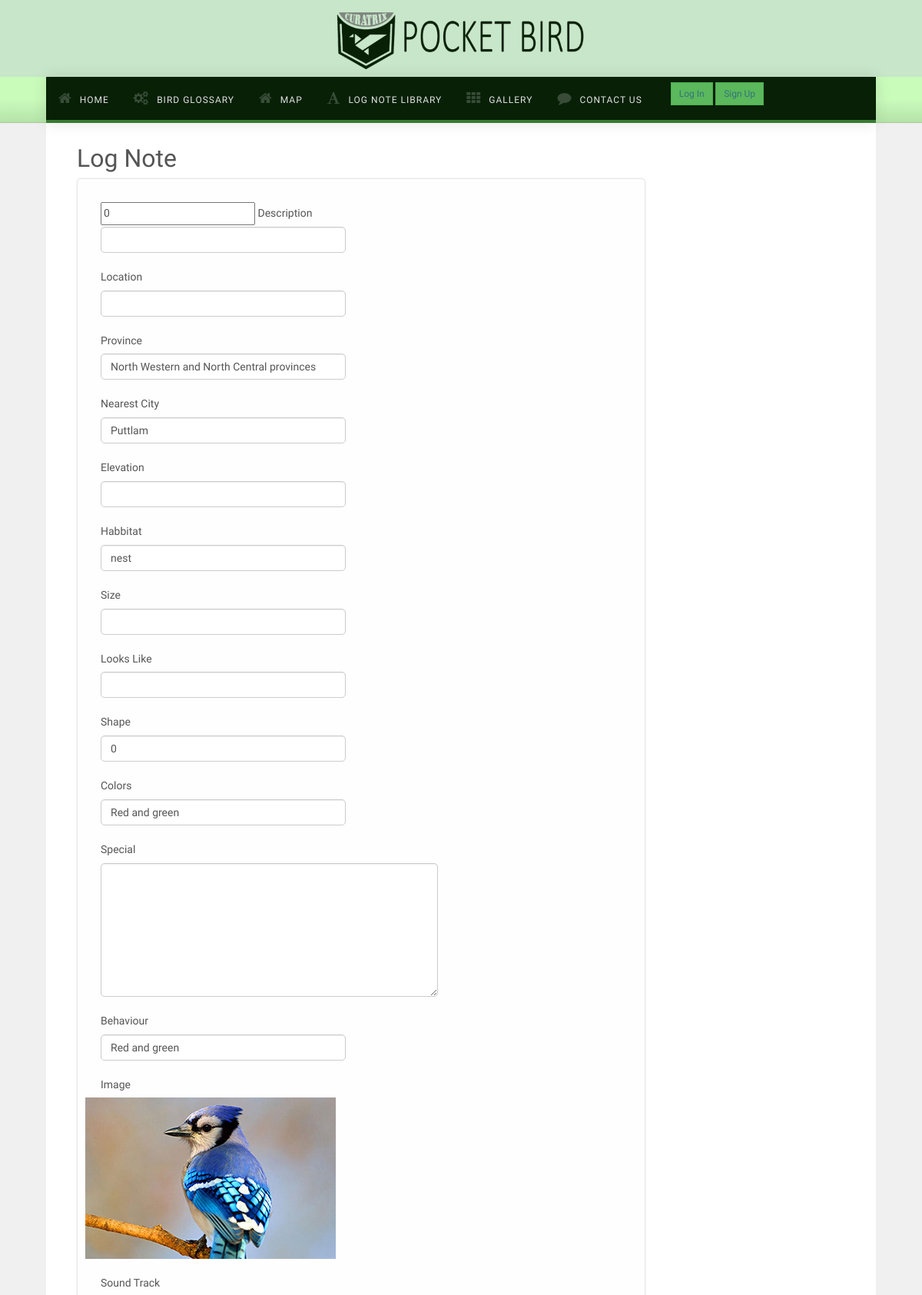
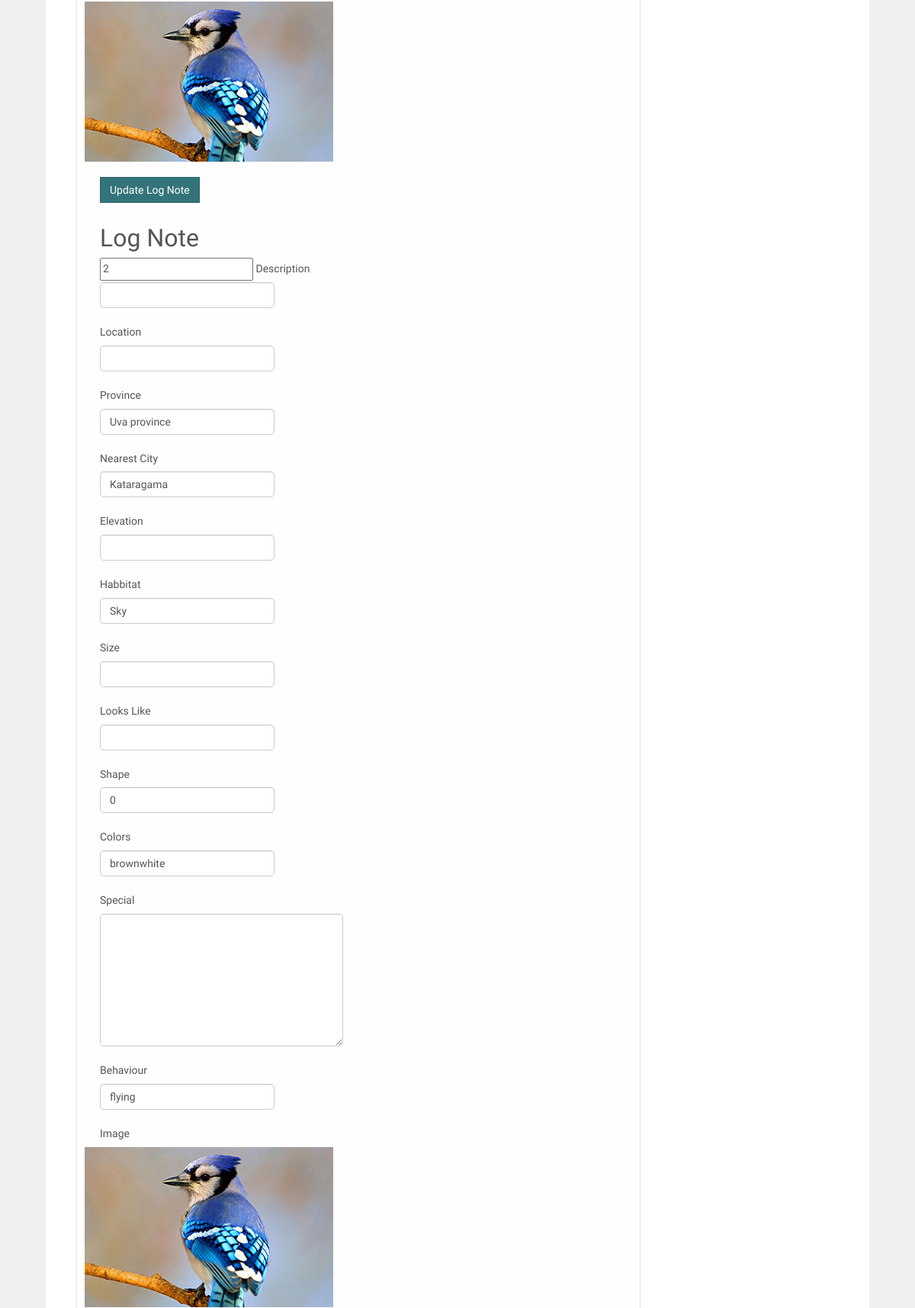
/index.php/lognote_controller/display_all_lognote (upper part), run on the app's committed database (2 pictures, top to bottom).
### tables this page shows
CREATE TABLE `log_note_detail` (
  `note_ID` int(100) NOT NULL,
  `user_ID` int(200) NOT NULL,
  `image_ID` varchar(200) NOT NULL,
  `shape` int(200) NOT NULL,
  `date` date NOT NULL,
  `time` time NOT NULL,
  `province` varchar(50) NOT NULL,
  `village` varchar(100) NOT NULL,
  `exact_location` varchar(250) NOT NULL,
  `nearest_city` varchar(200) NOT NULL,
  `longitude` decimal(8,6) NOT NULL,
  `latitude` decimal(8,6) NOT NULL,
  `confidence level` int(3) DEFAULT NULL,
  `habbitat` varchar(200) NOT NULL,
  `name` varchar(500) NOT NULL,
  `size` varchar(200) NOT NULL,
  `looks_like` varchar(200) NOT NULL,
  `colors` varchar(200) NOT NULL,
  `behaviour` varchar(500) NOT NULL,
  `Description` varchar(500) DEFAULT NULL,
  `track_ID` varchar(200) NOT NULL,
  `viewed` tinyint(1) NOT NULL,
  `approved` tinyint(1) NOT NULL
);

### application/controllers/lognote_controller.php (called while the page is built, shortened)
<?php
class lognote_controller extends CI_Controller {
    public function display_all_lognote(){
        $this->load->model('lognote_model');
        $lognote['lognote'] = $this->lognote_model->get_all_lognote();
        $this->load->view('lognote_form',$lognote);
    }
}

### index.php (called while the page is built, shortened)
<?php
require_once BASEPATH.'core/CodeIgniter.php';

### application/models/lognote_model.php (called while the page is built, shortened)
<?php
class lognote_model extends CI_Model  {
    public function get_all_lognote(){
        $query = $this->db->get("log_note_detail");
        return $query->result();
    }
}
?>

### application/views/lognote_form.php (the view, shortened to what this page needs)
<!DOCTYPE html>
<html lang="en">
<head>
    <link rel="stylesheet" href="<?php echo base_url(); ?>css/bootstrap.css" rel="stylesheet">
    <link rel="stylesheet" href="<?php echo base_url(); ?>css/animate.css" rel="stylesheet">
    <link rel="stylesheet" href="<?php echo base_url(); ?>css/font-awesome.css" rel="stylesheet">
    <link rel="stylesheet" href="<?php echo base_url(); ?>css/nexus.css" rel="stylesheet">
    <link rel="stylesheet" href="<?php echo base_url(); ?>css/responsive.css" rel="stylesheet">
    <link rel="stylesheet" href="<?php echo base_url(); ?>css/custom.css" rel="stylesheet">
</head>
<body>
<div id="body-bg">
    <div id="header">
        <div class="container">
            <div class="row">
                <div class="logo">
                    <a href="index.html">
                        <img src="<?php echo base_url(); ?>img/applogo.png" alt="Logo"  height="100"  >                            </a>
                </div>
            </div>
        </div>
    </div>
    <div id="hornav" class="bottom-border-shadow">
        <div class="container no-padding border-bottom">
            <div class="row">
                <div class="visible-lg">
                    <ul id="hornavmenu" class="nav navbar-nav">
                        <li>
                            <a href="<?php echo base_url(); ?>page_nav_controller/goto_home" class="fa-home active">Home</a>
                        </li>
                        <li>
                            <a href="<?php echo base_url(); ?>page_nav_controller/goto_bird_glossary" class="fa-gears ">Bird Glossary</a>
                        <li>
                            <a href="<?php echo base_url(); ?>page_nav_controller/goto_map" class="fa-home active">Map</a>
                        </li>
                        <li>
                            <span class="fa-font ">Log Note Library</span>
                        </li><li>
                            <a href="<?php echo base_url(); ?>page_nav_controller/goto_gallery" class="fa-th ">Gallery</a>
                        </li>
                        <li>
                            <a href="<?php echo base_url(); ?>page_nav_controller/goto_contact" class="fa-comment ">Contact Us</a>
                        </li>
                        <?php if ($this->session->has_userdata('username')) { ?>
                            <div class="login btn padding-horiz-20">
                                <p><?php echo $this->session->userdata('username') ?></p>
                                <button type="button" class="btn btn-success btn-sm"><a
                                        href="<?php echo base_url(); ?>sign_up_controller/logout">LogOut</a></button>
                            </div>
                        <?php } else { ?>
                            <div class="login btn padding-horiz-20">
                                <button type="button" class="btn btn-success btn-sm"><a
                                        href="<?php echo base_url(); ?>page_nav_controller/goto_login">Log In</a></button>
                                <button type="button" class="btn btn-success btn-sm"><a
                                        href="<?php echo base_url(); ?>page_nav_controller/goto_signup">Sign Up</a></button>
                            </div>
                        <?php } ?>
                    </ul>
                </div>
            </div>
        </div>
    </div>
        <div class="container background-white">
            <?php
            foreach($lognote as $bla){?>
            <div class="row margin-vert-30">
                <div class="col-md-9">
                    <div class="headline">
                        <h2>Log Note</h2>
                    </div>
                    <form class="login-page" method="post" action="<?php echo base_url(); ?>lognote_controller/update_lognote">
                        <input type="text" name="note_ID" value="<?php echo $bla->note_ID;?>">
                        <label>Description</label>
                        <div class="row margin-bottom-20">
                            <div class="col-md-6 col-md-offset-0">
                                <input class="form-control" type="text" name="name" value="<?php echo $bla->name;?>">
                            </div>
                        </div>
                        <label>Location</label>
                        <div class="row margin-bottom-20">
                            <div class="col-md-6 col-md-offset-0">
                                <input class="form-control" type="text" name="exact_location" value="<?php echo $bla->exact_location;?>">
                            </div>
                        </div>
                        <label>Province</label>
                        <div class="row margin-bottom-20">
                            <div class="col-md-6 col-md-offset-0">
                                <input class="form-control" type="text" name="province" value="<?php echo $bla->province;?>">
                            </div>
                        </div>
                        <label>Nearest City</label>
                        <div class="row margin-bottom-20">
                            <div class="col-md-6 col-md-offset-0">
                                <input class="form-control" type="text" name="nearest_city" value="<?php echo $bla->nearest_city; ?>">
                            </div>
                        </div>
                        <label>Elevation</label>
                        <div class="row margin-bottom-20">
                            <div class="col-md-6 col-md-offset-0">
                                <input class="form-control" type="text" name="elevation" value="<?php echo $bla->elevation;?>">
                            </div>
                        </div>
                        <label>Habbitat</label>
                        <div class="row margin-bottom-20">
                            <div class="col-md-6 col-md-offset-0">
                                <input class="form-control" type="text" name="habbitat" value="<?php echo $bla->habbitat;?>">
                            </div>
                        </div>
                        <label>Size</label>
                        <div class="row margin-bottom-20">
                            <div class="col-md-6 col-md-offset-0">
                                <input class="form-control" type="text" name="size" value="<?php echo $bla->size;?>">
                            </div>
                        </div>
                        <label>Looks Like</label>
                        <div class="row margin-bottom-20">
                            <div class="col-md-6 col-md-offset-0">
                                <input class="form-control" type="text" name="looks_like" value="<?php echo $bla->looks_like; ?>">
                            </div>
                        </div>
                        <label>Shape</label>
                        <div class="row margin-bottom-20">
                            <div class="col-md-6 col-md-offset-0">
                                <input class="form-control" type="text" name="shape" value="<?php echo $bla->shape; ?>">
                            </div>
                        </div>
                        <label>Colors</label>
                        <div class="row margin-bottom-20">
                            <div class="col-md-6 col-md-offset-0">
                                <input class="form-control" type="text" name="colors" value="<?php echo $bla->colors;?>">
                            </div>
                        </div>
                        <label>Special</label>
                        <div class="row margin-bottom-20">
                            <div class="col-md-8 col-md-offset-0">
                                <textarea rows="8" class="form-control" name="Description"><?php echo $bla->Description;?></textarea>
                            </div>
                        </div>
                        <label>Behaviour</label>
                        <div class="row margin-bottom-20">
                            <div class="col-md-6 col-md-offset-0">
                                <input class="form-control" type="text" name="behaviour" value="<?php echo $bla->behaviour;?>">
                            </div>
                        </div>
                        <label>Image</label>
                        <div class="row margin-bottom-20">
                            <img alt="image6" src="<?php echo base_url(); ?>img/frontpage/image6.jpg">
                        </div>
                        <label>Sound Track</label>
                        <div class="row margin-bottom-20">
                            <img alt="image6" src="<?php echo base_url(); ?>img/frontpage/image6.jpg">
                        </div>
                        <p>
                            <button type="submit" class="btn btn-primary">Update Log Note</button>
                        </p>
                        <?php }
                        ?>
                    </form>
                </div>
            </div>
        </div>
</body>
</html>

### data on the page
log_note_detail: note_ID "0", province "North Western and North Central provinces", nearest_city "Puttlam", habbitat "nest", shape "0", colors "Red and green", behaviour "Red and green"
log_note_detail: note_ID "2", province "Uva province", nearest_city "Kataragama", habbitat "Sky", shape "0", colors "brownwhite", behaviour "flying"
